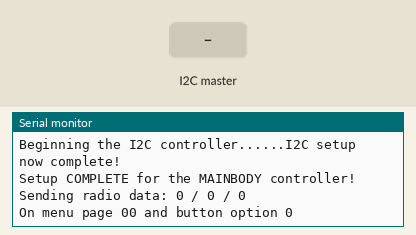
Recording of a sketch running on a simulated Arduino Uno, built with avr-gcc and run on an emulated ATmega328P. On the bench: the last lines printed to the serial monitor. The test bench sets the inputs (shaded band). No radio packets arrive unless stated.

Above: at 2.7 s.
2.8 s: the I2C master sends "B"
At 3.3 s:
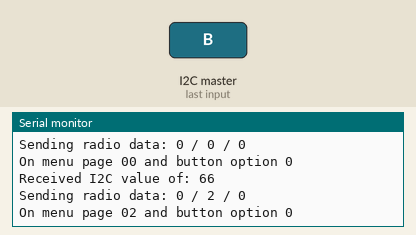
4.3 s: the I2C master sends "X"
At 5.6 s:
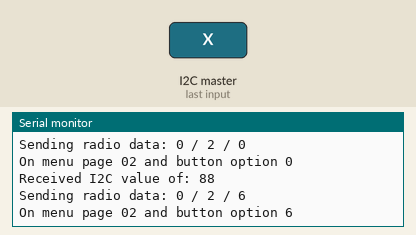

The sketch:

R2N2BodyFeather.ino
```cpp
/* --------------------------
  R2N2BodyFeather.ino
   Part of a control system for R2 models, this code controls the "main body" Feather board within a group of multiple receivers.  Specifically,
   this solution uses a STEALTH controller as the main processing board.  The STEALTH relays commands to this "main body" board which then processes
   ongoing events/routines.  Why do this?  Because the STEALTH, as great as it is, is not an open platform that will allow us to write complex routines.
   This setup offloads those routines from the STEALTH.

   This specific code controls the transmitter that is contained within a hybrid motion/actions controller setup.  Specific hardware for this
   solution includes an Adafruit Feather M0 RFM69HCW 900MHz transmitter.

   SPECIAL THANKS AND CREDIT:  Most especially to Kevin Holme over at Astromech.net who created the initial version of this setup and who deserves
                               all of the credit for sparking the great idea that this controller setup entails!

   Version history
   v0.1 - Initial version for design and testing
*/

/*
--------------------------------------------------------------
    INCLUDES
--------------------------------------------------------------
*/

#include <SPI.h>                      // Serial programmable interface support code
#include <Wire.h>                     // Support code for the I2C interface
#include <RH_RF69.h>                  // Support code for the RFM69HCW's onboard radio...code from RadioHead (http://www.airspayce.com/mikem/arduino/RadioHead)
#include <RHReliableDatagram.h>       // Support code for the radio datagram packet management
#include <RH_ASK.h>                   // info?


/*
--------------------------------------------------------------
    INITIALIZATION AND SETUP
--------------------------------------------------------------
*/

//
// Setup the RFM69 Radio
//
#define RF69_FREQ      915.0  // specific operating frequency for our radio (all radios in this circuit need to share the same frequency)
#define RFM69_SS           8  // slave select (CS) pin on the Adafruit Feather...which is connected to pin #8 on the Adafruit Feather M0 RFM95
#define RFM69_INT          3  // interrupt (IRQ) pin on the Adafruit Feather...which is connected to pin #3 on the Adafruit Feather M0 RFM95
#define RFM69_RST          4  // reset (RST) pin on the Adafruit Feather...which is connected to pin#4 on the Adafruit Feather M0 RFM95
#define MY_RADIO_ADDRESS  10  // Must be a UNIQUE number for each radio within the radio group
#define RADIO_POWER       20  // power in dbm for the HCW69 radio...range is from 14-20
#define DEST_ADDRESS     255  // "255" is the "broadcast to all radios" address;  using this since we're sending to all radios and not expecting ping back
// NOTE AND CAUTION:  The following radio encryption key must be unique for your specific setup and must not be shared by any other radio group in the area
//                    or else you will have radio conflicts.  Make it unique, make it safe.  The below example IS JUST AN EXAMPLE...PLEASE CHANGE IT!
uint8_t encryptRadioKey[] = {0x02, 0x02, 0x02, 0x02, 0x02, 0x02, 0x02, 0x02, 0x03, 0x03, 0x03, 0x03, 0x03, 0x03, 0x03, 0x03};
RH_RF69 rf69(RFM69_SS, RFM69_INT);  // initialize the radio driver
RHReliableDatagram rf69_manager(rf69, MY_RADIO_ADDRESS); // initialize the datagram manager for this specific radio

//
// Setup the I2C device
//
#define MAINBODYI2C 10
int myi2c = MAINBODYI2C; // the i2c address of this device

/*
--------------------------------------------------------------
    LOCAL CONSTANTS
--------------------------------------------------------------
*/
#define NUM_OF_MENU_PAGES 11  // the number of screen menu pages to be shown


// timing controls that allow certain functions in the loop() to only run periodically instead of each loop() cycle
const int showMonitorTimeDelay = 1000;  // sets the time delay (in ms) for the update of the serial monitor
const int radioSendTimeDelay = 200;     // sets the time delay (in ms) between broadcast events over the radio trasmitter


/*
--------------------------------------------------------------
    LOCAL VARIABLES
--------------------------------------------------------------
*/

int i2cInputCommand = 0;                   // holds currently processing I2C command

//
// Setup the data structure used to send/receive messages across the radio network
//
// NOTE: defines the radio packet's structure for transmitting data
//       - part1 and part2 are for the menu screen number
//       - part3 is the pushbutton choice
//       - the current design limits us to 99 screens of 8 menu choices per screen, for a total of 792 individual commands.  Is that enough?
struct messageStruct {
  byte part1;  // menu page most significant digit
  byte part2;  // menu page least significant digit
  byte part3;  // menu selection value, if any
} RadioPacket;
// placeholders for the temporary values before transmitting
byte val1;
byte val2;
byte val3;

//
// loop timings controls
//
unsigned long currentTime = millis();      // stores the value of millis() in each iteration of loop()
unsigned long previousRadioMonitorTime = millis();
unsigned long previousRadioSendTime = millis();

//
// values to control the menu page selection
//
int menuPage = 1; //variable to increment through menu list;  begin on the first menu page = 1

bool testingTF = false;
int16_t packetnum = 0;


/*
--------------------------------------------------------------
    ARDUINO SETUP - RUNS ONCE
--------------------------------------------------------------
*/
void setup() {

  delay(1000); // I have had various issues with Arduino-style chips not processing some of the Setup commands correctly.  Adding a delay here seems to help.  Your mileage may vary.

  Serial.begin(115200);  // initialize the serial communicator (for monitoring);
  Serial.println("Beginning setup and intialization routines for the MAIN BODY controller...");

  // Set all of the physical Arduino pins' modes as needed
  pinMode(RFM69_RST, OUTPUT);  // sets the radio's reset pin so that we can control it to turn the radio on/off

  // Intiialize the RFM69HCW Radio
  Serial.print("Initializing the RFM69 Radio...");
  // switch the radio on/off
  digitalWrite(RFM69_RST, LOW);
  delay(10);
  digitalWrite(RFM69_RST, HIGH);
  delay(10);
  digitalWrite(RFM69_RST, LOW);
  delay(10);
  if (!rf69.init()) {
    Serial.println("RFM69 radio initialization failed!  Holding here until hardware reset!");
    while (1);  // hold the processing at this line
  } else {
    Serial.println("RFM69 radio initialized!");
  }
  // set the radio's frequency
  if (!rf69.setFrequency(RF69_FREQ)) {
    Serial.println("Could not set the radio's frequency!  Holding here until hardware reset!");
    while (1);  // hold processing at this line
  } else {
    Serial.print("RFM69 radio set to ");  Serial.print((int)RF69_FREQ);  Serial.println(" MHz");
  }
  // set the radio's transmission power
  // NOTE:  because this is a high power 69HCW radio, the second argument ("ishighpowermodule") must be included and set to TRUE
  rf69.setTxPower(RADIO_POWER, true);
  // set the radio's encryption key
  rf69.setEncryptionKey(encryptRadioKey);

  // Initialize the I2C
  Serial.print("Beginning the I2C controller...");
  Wire.begin(myi2c);  // Start I2C communication Bus
  Wire.onReceive(receiveI2CEvent); // routine to call/run when we receive an i2c command
  Serial.println("...I2C setup now complete!");

  // Intialize the radio message packet
  RadioPacket.part1 = 0;
  RadioPacket.part2 = 0;
  RadioPacket.part3 = 0;

  delay(500);  //pause for 1/2 second and let the radio settle

  Serial.println("Setup COMPLETE for the MAINBODY controller!");

} //setup()


/*
--------------------------------------------------------------
    ARDUINO LOOP - RUNS CONTINUOUSLY
--------------------------------------------------------------
*/
void loop() {

  if (testingTF) {
  	delay(1000);
  	char radiopacketdata[20]="Hello World #";
  	itoa(packetnum++, radiopacketdata+13, 10);
  	Serial.print("Sending ");
  	Serial.println(radiopacketdata);
  	rf69.send((uint8_t *)radiopacketdata, strlen(radiopacketdata));
  	rf69.waitPacketSent();
  } else {

	  currentTime = millis(); // hold the current system time

	  // if debugging the radio, we can show its values periodically
	  //if (millis() - previousRadioMonitorTime >= showMonitorTimeDelay) {
	  //  previousRadioMonitorTime = currentTime;
	    //DebugRadio();
	  //}

	  if (i2cInputCommand == -1) {
	    // do nothing as the I2C value has not changed or is a default
	  } else {
	    commandHandler(i2cInputCommand);
	    SendRadio();
	    Serial.print("On menu page ");
	    Serial.print(val1);
	    Serial.print(val2);
	    Serial.print(" and button option ");
	    Serial.println(val3);
	  }

	  // send the current menu screen and selection choice to the radio for receivers to "hear" it...but only do it periodically
	  //if (millis() - previousRadioSendTime >= radioSendTimeDelay) {
	  //  previousRadioSendTime = currentTime;
	  //  SendRadio();
	  //}
  }
} // loop()


/*
--------------------------------------------------------------
    SUPPORTING FUNCTIONS
--------------------------------------------------------------
*/

//-----------------------------------------------------
// i2c Command Event Handler
//-----------------------------------------------------

void receiveI2CEvent(int howMany) {
  Serial.print("Received I2C value of: ");
  i2cInputCommand = Wire.read();
  Serial.println(i2cInputCommand);
  //delay(1000);
  //commandHandler(i2cInputCommand);
}

//-----------------------------------------------------
// commandHandler - process the received command
//   NOTE:  This MAIN BODY Feather board is mostly acting as a relay to get the STEALTH's I2C commands to the wireless radios.
//-----------------------------------------------------
void commandHandler(int i2cCommandValue){

  // setting the three values for the radio transmission...
  //   val1 = menu page most significant digit
  //   val2 = menu page least significant digit
  //   val3 = menu selection value, if any

  // expecting the STEALTH to send one of the following via I2C
  // "66" = move the menu one page forward
  // "44" = move the menu one page backward
  // "2" through "2222" = button 1 through 4
  // "8" through "8888" = button 5 through 8

  switch(i2cCommandValue) {
    case 66: // increase the menu page value...we only allow menu pages 1 through 11 and will rotate at the end
      if (menuPage == 11) {
        menuPage = 1;
      } else {
        menuPage++;
      }
      val1 = menuPage / 10;
      val2 = menuPage % 10;
      val3 = 0;
      i2cInputCommand=-1;
      break;

    case 44: // decrease the menu page value...we only allow menu pages 1 through 11 and will rotate at the end
      if (menuPage == 1) {
        menuPage = 11;
      } else {
        menuPage--;
      }
      val1 = menuPage / 10;
      val2 = menuPage % 10;
      val3 = 0;
      i2cInputCommand=-1;
      break;

    case 2: // button choice 1 selected
      val1 = menuPage / 10;
      val2 = menuPage % 10;
      val3 = 1;
      i2cInputCommand=-1;
      break;

    case 22: // button choice 2 selected
      val1 = menuPage / 10;
      val2 = menuPage % 10;
      val3 = 2;
      i2cInputCommand=-1;
      break;

    case 222: // button choice 3 selected
      val1 = menuPage / 10;
      val2 = menuPage % 10;
      val3 = 3;
      i2cInputCommand=-1;
      break;

    case 2222: // button choice 4 selected
      val1 = menuPage / 10;
      val2 = menuPage % 10;
      val3 = 4;
      i2cInputCommand=-1;
      break;

    case 8: // button choice 5 selected
      val1 = menuPage / 10;
      val2 = menuPage % 10;
      val3 = 5;
      i2cInputCommand=-1;
      break;

    case 88: // button choice 6 selected
      val1 = menuPage / 10;
      val2 = menuPage % 10;
      val3 = 6;
      i2cInputCommand=-1;
      break;

    case 888: // button choice 7 selected
      val1 = menuPage / 10;
      val2 = menuPage % 10;
      val3 = 7;
      i2cInputCommand=-1;
      break;

    case 8888: // button choice 8 selected
      val1 = menuPage / 10;
      val2 = menuPage % 10;
      val3 = 8;
      i2cInputCommand=-1;
      break;

    default:
      i2cInputCommand=-1;
      break;
  } // end SWITCH
}

// -------------------------------------------------------------------------------------
// void SendRadio() - activates the radio and broadcasts the values stored in the buffer
// -------------------------------------------------------------------------------------
void SendRadio() {
  // set the values in the data packet to be transmitted
  RadioPacket.part1 = val1;
  RadioPacket.part2 = val2;
  RadioPacket.part3 = val3;

  byte packetSize = sizeof(RadioPacket);
  byte buf[sizeof(RadioPacket)] = {0};
  memcpy (buf, &RadioPacket, packetSize);  // copy the data packet to the memory buffer

  Serial.print("Sending radio data: ");
  Serial.print(val1);
  Serial.print(" / ");
  Serial.print(val2);
  Serial.print(" / ");
  Serial.println(val3);

  if (rf69_manager.sendtoWait(buf, packetSize, DEST_ADDRESS)) {
    //  success!
  } else {
    Serial.println("Something went wrong with the radio tranmission!");
  }
}


// --------------------------------------------------------------------------------------------
// void DebugRadio() - evaluates the radio and signal status and echos some info to the monitor
// --------------------------------------------------------------------------------------------
void DebugRadio() {
  Serial.print("RSSI: ");
  Serial.println(rf69.lastRssi(), DEC);
  Serial.print("Sending...");
  //Serial.println(switchesInt);

  byte packetSize=sizeof(RadioPacket);
  byte buf[sizeof(RadioPacket)] = {0};
  if (rf69_manager.sendto(buf, packetSize, DEST_ADDRESS)) {
    Serial.println("Message sent successfully!");
  } else {
    Serial.println("Radio send FAILED!!!");
  }
}
```

Measured:
- after the input at 2.8 s, the serial monitor: prints a new line at once (image 1)
- after the input at 4.3 s, the serial monitor: prints a new line at once (image 2)
